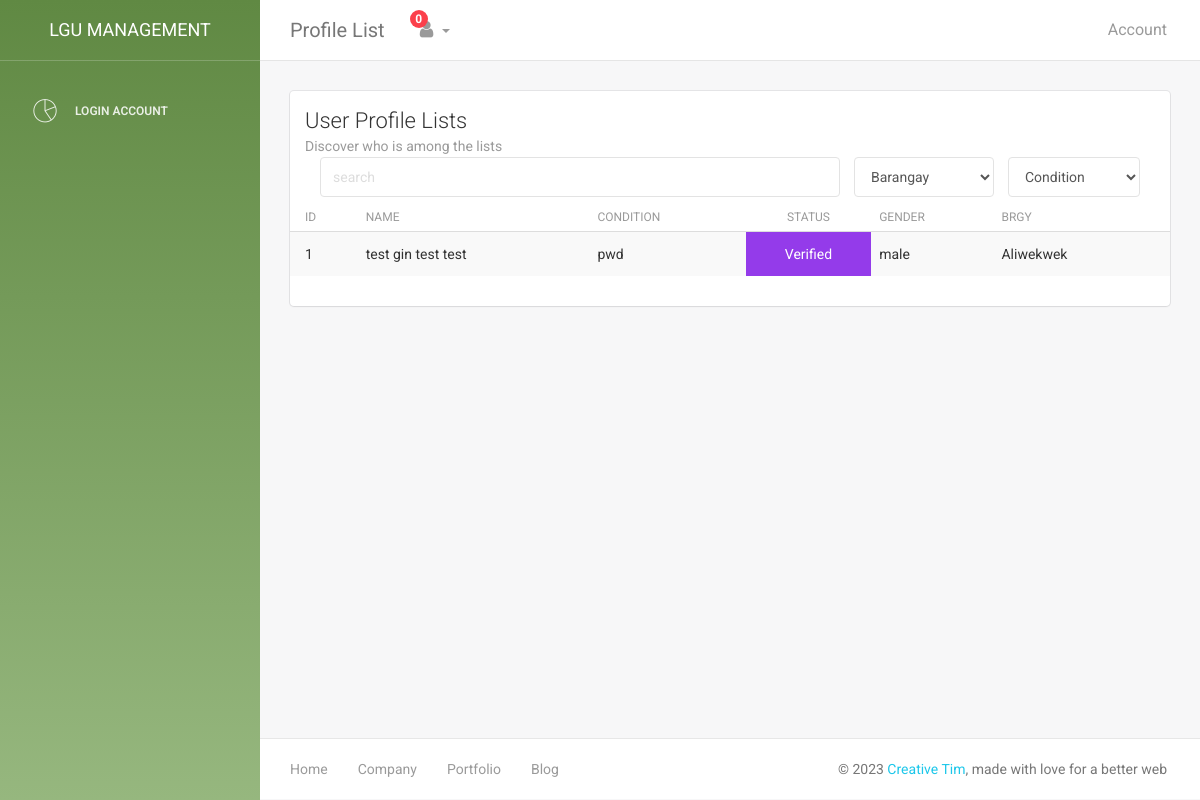
/LGU/table.php, run on an earlier commit of the app's database.
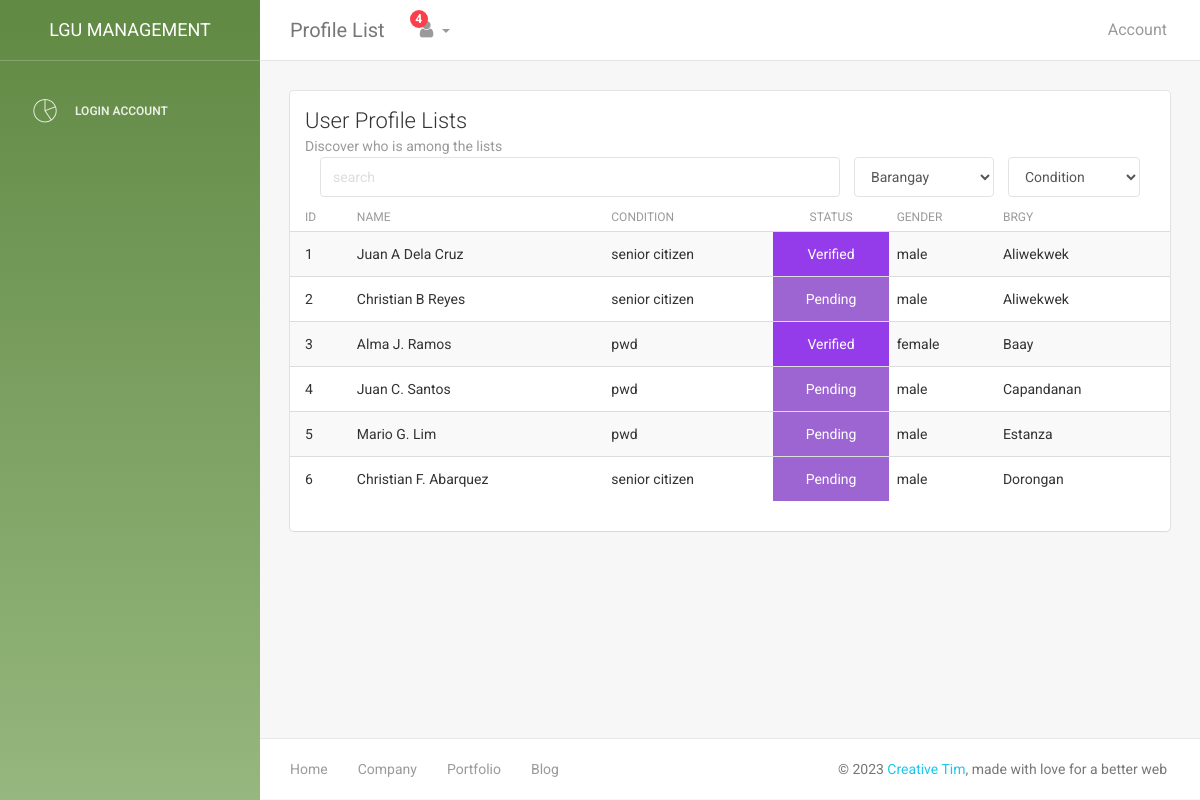
And on a later commit of the database.
### tables this page shows
CREATE TABLE `verified` (
  `id` int(11) NOT NULL,
  `fname` varchar(45) DEFAULT NULL,
  `mi` varchar(5) DEFAULT NULL,
  `lname` varchar(45) DEFAULT NULL,
  `email` varchar(45) DEFAULT NULL,
  `bdate` varchar(20) DEFAULT NULL,
  `status_rs` varchar(20) DEFAULT NULL,
  `gender` varchar(20) DEFAULT 'Male',
  `address` varchar(100) DEFAULT NULL,
  `number` varchar(15) DEFAULT NULL,
  `valid_id` varchar(200) DEFAULT NULL,
  `app_id` varchar(15) DEFAULT NULL,
  `photo` varchar(200) DEFAULT NULL,
  `conditions` varchar(20) DEFAULT NULL,
  `nationality` varchar(45) NOT NULL DEFAULT 'Filipino',
  `family_name` varchar(45) DEFAULT NULL,
  `family_contact` varchar(15) DEFAULT NULL,
  `brgy` varchar(45) DEFAULT NULL
);

CREATE TABLE `account` (
  `id` int(11) NOT NULL,
  `account_id` varchar(45) DEFAULT NULL,
  `email` varchar(45) DEFAULT NULL,
  `passcode` varchar(45) DEFAULT NULL,
  `account_type` varchar(10) DEFAULT 'user',
  `account_status` varchar(10) DEFAULT 'Pending',
  `isfirstlogin` int(1) DEFAULT '0'
);

### LGU/table.php (the view, shortened to what this page needs)
<?php
require('connection.php');
$query = "SELECT v.id, v.fname, v.lname, v.brgy, v.mi, a.account_status , v.gender, v.conditions, a.account_id from verified v INNER JOIN account a on v.app_id = a.account_id";
$result = mysqli_query($conn,$query);
?>
<!doctype html>
<html lang="en">
<head>
    <link href="assets/css/bootstrap.min.css" rel="stylesheet" />
    <link href="assets/css/animate.min.css" rel="stylesheet"/>
    <link href="assets/css/light-bootstrap-dashboard.css?v=1.4.0" rel="stylesheet"/>
    <link href="assets/css/demo.css" rel="stylesheet" />
    <link href="assets/css/confirmation.css" rel="stylesheet" />
    <link href="http://maxcdn.bootstrapcdn.com/font-awesome/4.2.0/css/font-awesome.min.css" rel="stylesheet">
    <link href="assets/css/pe-icon-7-stroke.css" rel="stylesheet" />
</head>
<body>
<div class="wrapper">
    <div class="sidebar" data-color="purple" >
        <?php
        include('includes/sidebar.php'); ?>
    </div>
    <div class="main-panel">
    <?php include('includes/navbar.php'); ?>
        <div class="content">
            <div class="container-fluid">
                <div class="row">
                    <div class="col-md-12">
                        <div class="card">
                            <div class="header">
                                <h4 class="title">User Profile Lists</h4>
                                <p class="category">Discover who is among the lists</p>
                                <div class="col-md-12" style="display:flex; align-items:center; justify-content:center; gap:1em;">
                                    <input type="text" class="form-control" name="" id="search" placeholder="search">
                                    <select name="" class="form-control" id="brgy"  style="width: 10em;">
                                    <option value="">Barangay</option>
                                    </select>
                                    <select name="" id="condition" class="form-control" style="width: 10em;">
                                        <option value="">Condition</option>
                                    </select>
                                </div>
                            </div>
                            <div class="content table-responsive table-full-width">
                                <table class="table table-hover table-striped">
                                    <thead>
                                        <th>ID</th>
                                    	<th>Name</th>
                                    	<th>Condition</th>
                                    	<th style="text-align: center;">STATUS</th>
                                    	<th>Gender</th>
                                    	<th>Brgy</th>
                                    </thead>
                                    <tbody id="tbody">
                                    <?php
                                       if(mysqli_num_rows($result)>0){
                                        $count=1;
                                        while($row = mysqli_fetch_assoc($result)){
                                            extract($row);
                                            $color = $account_status!="Pending"? "#943bea ": "#9d65d2";
                                            echo "<tr class='row_data' onclick=\"goToPage('$account_id')\">
                                            <td>$count</td>
                                            <td>$fname $mi $lname</td>
                                            <td>$conditions</td>
                                            <td style='background: $color  ; text-align:center; color:white;'>$account_status</td>
                                            <td>$gender</td>
                                            <td>$brgy</td>
                                            </tr>";
                                            $count++;
                                        }
                                       }else{
                                            echo '<tr class="row_data">
                                                    <td colspan="6" style="text-align: center;">NO DATA FOUND</td>
                                                  </tr>';
                                       }
                                    ?>
                                    </tbody>
                                </table>
                            </div>
                        </div>
                    </div>
                </div>
            </div>
        </div>
        <footer class="footer">
            <div class="container-fluid">
                <nav class="pull-left">
                    <ul>
                        <li>
                            <a href="#">
                                Home
                            </a>
                        </li>
                        <li>
                            <a href="#">
                                Company
                            </a>
                        </li>
                        <li>
                            <a href="#">
                                Portfolio
                            </a>
                        </li>
                        <li>
                            <a href="#">
                               Blog
                            </a>
                        </li>
                    </ul>
                </nav>
                <p class="copyright pull-right">
                    &copy; <script>document.write(new Date().getFullYear())</script> <a href="http://www.creative-tim.com">Creative Tim</a>, made with love for a better web
                </p>
            </div>
        </footer>
    </div>
</div>
</body>
</html>

### LGU/includes/sidebar.php
<div class="sidebar-wrapper">
            <div class="logo">
                <a href="http://www.creative-tim.com" class="simple-text">
                    LGU MANAGEMENT
                </a>
            </div>
            <ul class="nav">
                <?php
                if(isset($_SESSION['isLogged'])){
                ?>
                <li <?php echo $class=="dashboard"? "class='active'" :""?>>
                    <a href="dashboard.php">
                        <i class="pe-7s-graph"></i>
                        <p>Dashboard</p>
                    </a>
                </li>
                <li <?php echo $class=="table"? "class='active'" :""?>>
                    <a href="table.php">
                        <i class="pe-7s-note2"></i>
                        <p>Users List</p>
                    </a>
                </li>
                <li <?php echo $class=="table list"? "class='active'" :""?>>
                    <a href="table_user.php">
                        <i class="pe-7s-id"></i>
                        <p>Admin & Store</p>
                    </a>
                </li>
                <?php }else{
                ?>
                 <li>
                    <a href="login.php">
                        <i class="pe-7s-graph"></i>
                        <p>Login Account</p>
                    </a>
                </li>
                <?php } ?>
            </ul>
</div>

### LGU/includes/navbar.php (shortened to what this page needs)
<?php
$notifQuery = "SELECT concat(v.lname,' ',v.fname) as name, a.id, a.account_id from account a inner join verified v on a.account_id = v.app_id where a.account_status like 'Pending' order by a.id desc limit 5";
$notifResult = mysqli_query($conn,$notifQuery);
?>
<nav class="navbar navbar-default navbar-fixed">
            <div class="container-fluid">
                <div class="navbar-header">
                    <a class="navbar-brand" href="#">Profile List</a>
                </div>
                <div class="collapse navbar-collapse">
                    <ul class="nav navbar-nav navbar-left">
                        <li class="dropdown">
                              <a href="#" class="dropdown-toggle" data-toggle="dropdown">
                                    <i class="fa fa-user"></i>
                                    <b class="caret hidden-sm hidden-xs"></b>
                                    <span class="notification hidden-sm hidden-xs">
                                    <?php
                                        $num = mysqli_num_rows($notifResult);
                                        echo $num;
                                    ?>
                                    </span>
                              </a>
                        </li>
                    </ul>
                    <ul class="nav navbar-nav navbar-right">
                        <li>
                           <a href="user_edit_admin.php?account_type=admin&user_id=<?php echo $_SESSION['user_id']; ?>">
                               <p>Account</p>
                            </a>
                        </li>
                    </ul>
                </div>
            </div>
        </nav>

What changed in the data, as far as the page shows it:
changed verified: fname "test gin" → "Juan"; mi "test" → "A"; lname "test" → "Dela Cruz"; conditions "pwd" → "senior citizen"
added verified: fname "Christian", mi "B", lname "Reyes", conditions "senior citizen", account.account_status "Pending", gender "male", brgy "Aliwekwek"
added verified: fname "Alma", mi "J.", lname "Ramos", conditions "pwd", account.account_status "Verified", gender "female", brgy "Baay"
added verified: fname "Juan", mi "C.", lname "Santos", conditions "pwd", account.account_status "Pending", gender "male", brgy "Capandanan"
added verified: fname "Mario", mi "G.", lname "Lim", conditions "pwd", account.account_status "Pending", gender "male", brgy "Estanza"
added verified: fname "Christian", mi "F.", lname "Abarquez", conditions "senior citizen", account.account_status "Pending", gender "male", brgy "Dorongan"
Also different on the page:
$num: "0" → "4"
